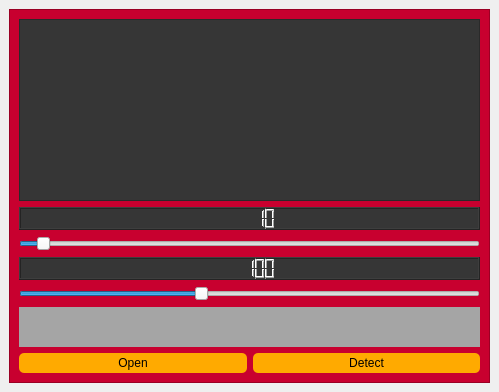
<?xml version="1.0" encoding="UTF-8"?>
<ui version="4.0">
 <class>MainWindow</class>
 <widget class="QMainWindow" name="MainWindow">
  <property name="geometry">
   <rect>
    <x>0</x>
    <y>0</y>
    <width>499</width>
    <height>392</height>
   </rect>
  </property>
  <property name="contextMenuPolicy">
   <enum>Qt::DefaultContextMenu</enum>
  </property>
  <property name="windowTitle">
   <string>MainWindow</string>
  </property>
  <widget class="QWidget" name="centralwidget">
   <layout class="QVBoxLayout" name="verticalLayout">
    <item>
     <widget class="QFrame" name="frame">
      <property name="styleSheet">
       <string notr="true">QFrame#frame
{
background-color: rgb(200, 0, 47);
}
QPushButton{
	background-color: rgb(255, 170, 0);
border-radius: 5px;
}
QLCDNumber
{
	
	background-color: rgb(54, 54, 54);
}</string>
      </property>
      <property name="frameShape">
       <enum>QFrame::StyledPanel</enum>
      </property>
      <property name="frameShadow">
       <enum>QFrame::Raised</enum>
      </property>
      <layout class="QVBoxLayout" name="verticalLayout_5">
       <item>
        <layout class="QVBoxLayout" name="verticalLayout_4">
         <item>
          <widget class="QGraphicsView" name="gv1">
           <property name="sizePolicy">
            <sizepolicy hsizetype="Expanding" vsizetype="Expanding">
             <horstretch>0</horstretch>
             <verstretch>0</verstretch>
            </sizepolicy>
           </property>
           <property name="styleSheet">
            <string notr="true">background-color: rgb(54, 54, 54);</string>
           </property>
          </widget>
         </item>
         <item>
          <widget class="QLCDNumber" name="lcd1">
           <property name="smallDecimalPoint">
            <bool>false</bool>
           </property>
           <property name="value" stdset="0">
            <double>10.000000000000000</double>
           </property>
          </widget>
         </item>
         <item>
          <widget class="QSlider" name="slider1">
           <property name="maximum">
            <number>255</number>
           </property>
           <property name="sliderPosition">
            <number>10</number>
           </property>
           <property name="orientation">
            <enum>Qt::Horizontal</enum>
           </property>
          </widget>
         </item>
         <item>
          <widget class="QLCDNumber" name="lcd2">
           <property name="value" stdset="0">
            <double>100.000000000000000</double>
           </property>
          </widget>
         </item>
         <item>
          <widget class="QSlider" name="slider2">
           <property name="maximum">
            <number>255</number>
           </property>
           <property name="value">
            <number>100</number>
           </property>
           <property name="orientation">
            <enum>Qt::Horizontal</enum>
           </property>
          </widget>
         </item>
         <item>
          <layout class="QVBoxLayout" name="verticalLayout_3">
           <item>
            <layout class="QVBoxLayout" name="verticalLayout_2">
             <item>
              <widget class="QLabel" name="label">
               <property name="sizePolicy">
                <sizepolicy hsizetype="Preferred" vsizetype="Preferred">
                 <horstretch>0</horstretch>
                 <verstretch>0</verstretch>
                </sizepolicy>
               </property>
               <property name="minimumSize">
                <size>
                 <width>0</width>
                 <height>40</height>
                </size>
               </property>
               <property name="font">
                <font>
                 <weight>75</weight>
                 <bold>true</bold>
                </font>
               </property>
               <property name="styleSheet">
                <string notr="true">background-color: rgb(165, 165, 165);</string>
               </property>
               <property name="text">
                <string/>
               </property>
              </widget>
             </item>
             <item>
              <layout class="QHBoxLayout" name="horizontalLayout">
               <item>
                <widget class="QPushButton" name="openbtn">
                 <property name="minimumSize">
                  <size>
                   <width>0</width>
                   <height>20</height>
                  </size>
                 </property>
                 <property name="styleSheet">
                  <string notr="true"/>
                 </property>
                 <property name="text">
                  <string>Open</string>
                 </property>
                </widget>
               </item>
               <item>
                <widget class="QPushButton" name="detectbtn">
                 <property name="minimumSize">
                  <size>
                   <width>0</width>
                   <height>20</height>
                  </size>
                 </property>
                 <property name="styleSheet">
                  <string notr="true"/>
                 </property>
                 <property name="text">
                  <string>Detect</string>
                 </property>
                </widget>
               </item>
              </layout>
             </item>
            </layout>
           </item>
          </layout>
         </item>
        </layout>
       </item>
      </layout>
     </widget>
    </item>
   </layout>
  </widget>
  <widget class="QMenuBar" name="menubar">
   <property name="geometry">
    <rect>
     <x>0</x>
     <y>0</y>
     <width>499</width>
     <height>22</height>
    </rect>
   </property>
  </widget>
 </widget>
 <resources/>
 <connections/>
</ui>
